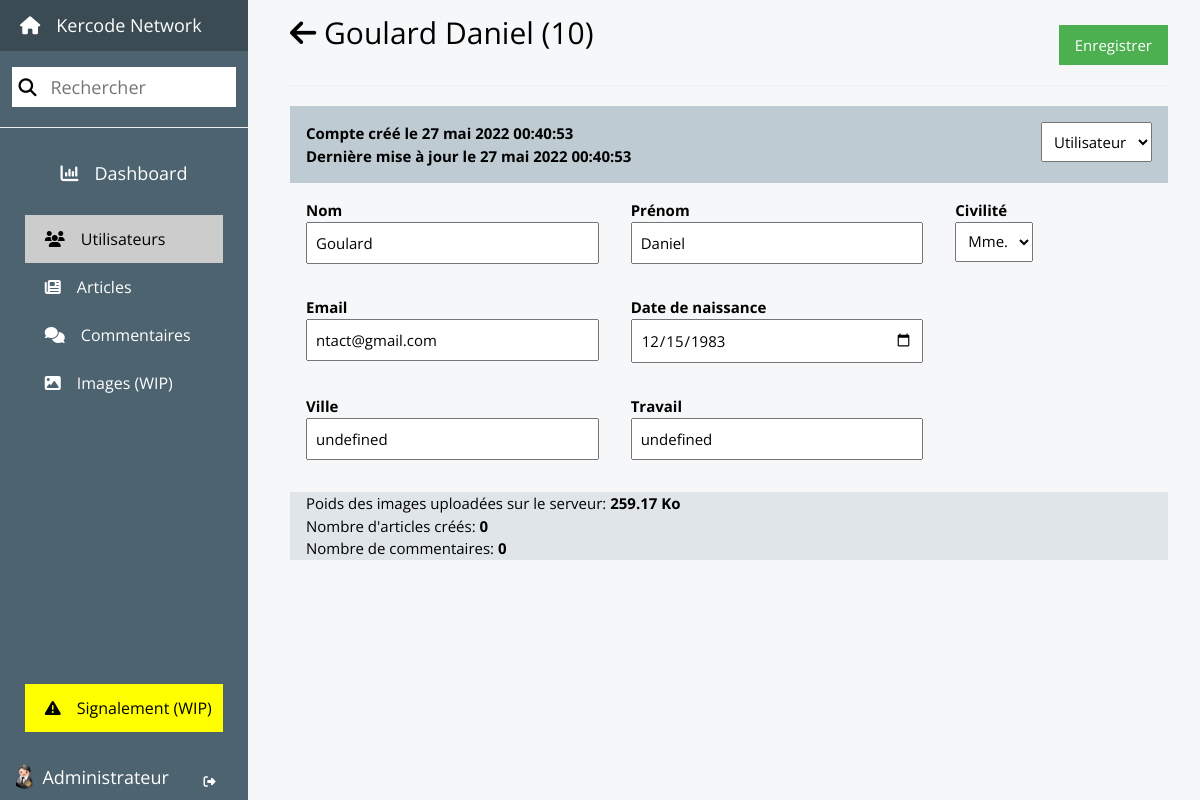
Screenshot of /indexadmin.php?action=useredit&id=10 (signed in) with the database file from the repository.
### tables this page shows
CREATE TABLE `user` (
  `id` int(11) NOT NULL AUTO_INCREMENT,
  `lastname` varchar(80) NOT NULL,
  `firstname` varchar(80) NOT NULL,
  `email` varchar(255) NOT NULL,
  `password` varchar(255) NOT NULL,
  `address` varchar(255) NOT NULL DEFAULT 'undefined',
  `job` varchar(120) NOT NULL DEFAULT 'undefined',
  `birthday_date` date NOT NULL,
  `gender` tinyint(1) NOT NULL DEFAULT '1' COMMENT '0 = woman; 1 = man',
  `image_profile` varchar(40) DEFAULT NULL COMMENT 'Nom de l''image de profil',
  `image_cover` varchar(40) DEFAULT NULL COMMENT 'Nom de l''image de couverture',
  `admin` tinyint(1) NOT NULL DEFAULT '0' COMMENT '1 = admin',
  `created_at` datetime NOT NULL DEFAULT CURRENT_TIMESTAMP,
  `updated_at` datetime NOT NULL DEFAULT CURRENT_TIMESTAMP ON UPDATE CURRENT_TIMESTAMP,
  PRIMARY KEY (`id`)
);

### app/Controllers/AdminController.php (called while the page is built, shortened)
<?php
class AdminController extends Controller
{
    public function editUser(int $userId, \Exception $e = null): void
    {
        $user = User::find($_SESSION['id']);
        $userToEdit = User::find($userId);
        include $this->viewAdmin('home');
    }
}

### app/Libs/ORM.php (called while the page is built, shortened)
<?php
abstract class ORM
{
    private static $pdo = null;
    private static function getTableName(string $calledClass): string
    {
        $table = explode("\\", $calledClass);
        return $table[array_key_last($table)];
    }
    protected static function connect(): \PDO
    {
        if (isset(self::$pdo)) {
            return self::$pdo;
        }
        $servername = "mysql:host=" . $_ENV['DB_HOST'] . ";port=" . $_ENV['DB_PORT'] . ";dbname=" . $_ENV['DB_NAME'] . ";charset=utf8";
        $username = $_ENV['DB_USERNAME'];
        $password = $_ENV['DB_PASSWORD'];
        self::$pdo = new \PDO($servername, $username, $password, array(\PDO::ATTR_ERRMODE => \PDO::ERRMODE_EXCEPTION));
        return self::$pdo;
    }
    public static function count(string $column, ?string $table = null): string
    {
        $table ? $child = $table : $child = self::getTableName(get_called_class());
        return "SELECT COUNT({$column}) FROM {$child}";
    }
    public static function where(array $columns): string
    {
        $query = " WHERE ";
        foreach($columns as $column) {
            $query .= $column . " = :" . $column . " AND ";
        }
        $query = substr($query, !strlen($query), -5);
        return $query;
    }
    public static function execute(string $query, bool $many = false, ?array $data = null): mixed
    {
        $pdo = self::connect();
        $req = $pdo->prepare($query);
        $req->execute($data);
        if ($many) {
            $objects = [];
            foreach ($req->fetchAll() as $result) {
                array_push(
                    $objects,
                    new $child($result)
                );
            }
            return $objects;
        } else {
            return new $child($req->fetch());
        }
    }
    public static function result(string $query, bool $many = false, ?array $data = null): mixed
    {
        $pdo = self::connect();
        $req = $pdo->prepare($query);
        $req->execute($data);
        return $many ? $req->fetchAll() : $req->fetch();
    }
}

### app/Models/User.php (called while the page is built, shortened)
<?php
class User extends Model
{
    private static array $data =
    ['User.id as id', 'firstname', 'lastname', 'email', 'address', 'job', 'birthday_date', 'gender', 'image_profile', 'image_cover', 'admin', 'User.created_at as created_at', 'User.updated_at as updated_at'];
    private int $id;
    private string $firstname;
    private string $lastname;
    private string $email;
    private string $job;
    private string $address;
    private string $birthdayDate;
    private int $gender;
    private ?string $profileImage;
    private bool $admin;
    private string $createdAt;
    private string $updatedAt;
    public static function find(int $id): self
    {
        $query = parent::select(self::$data) . parent::where(['id']);
        return parent::execute($query, false, ['id' => $id]);
    }
    protected function __construct(array $data)
    {
        $this->id = $data['id'];
        $this->firstname = $data['firstname'];
        $this->lastname = $data['lastname'];
        $this->email = $data['email'];
        $this->job = $data['job'];
        $this->address = $data['address'];
        $this->birthdayDate = $data['birthday_date'];
        $this->gender = $data['gender'];
        $this->profileImage = $data['image_profile'];
        $this->createdAt = $data['created_at'];
        $this->updatedAt = $data['updated_at'];
        $this->admin = $data['admin'];
    }
    public function __get(string $property): mixed
    {
        switch ($property) {
            case 'id':
                return $this->id;
            case 'firstname':
                return $this->firstname;
            case 'lastname':
                return $this->lastname;
            case 'email':
                return $this->email;
            case 'job':
                return $this->job;
            case 'address':
                return $this->address;
            case 'birthdayDate':
                return $this->birthdayDate;
            case 'gender':
                return $this->gender;
            case 'createdAt':
                return $this->createdAt;
            case 'updatedAt':
                return $this->updatedAt;
            case 'countArticles':
                return $this->countArticles();
            case 'countComments':
                return $this->countComments();
        }
    }
    public function getDirPath(): string
    {
        return $_ENV['PATHDIRUSER'] . $this->id;
    }
    public function isAdmin(): bool
    {
        return $this->admin;
    }
    public function getProfileImage(): string
    {
        isset($this->profileImage) ?
            $path = $this->getDirPath() . '/' . $this->profileImage :
            $path = "app/public/images/examples/img_avatar2.png";
        return $path;
    }
    private function countArticles(): int
    {
        $query = Article::count('id') . parent::where(['user_id']);
        $this->countArticles = parent::result($query, false, ['user_id' => $this->id])[0];
        return $this->countArticles;
    }
    private function countComments(): int
    {
        $query = Comment::count('id') . parent::where(['user_id']);
        $this->countComments = parent::result($query, false, ['user_id' => $this->id])[0];
        return $this->countComments;
    }
}

### app/Helpers/Helper.php (called while the page is built, shortened)
<?php
abstract class Helper
{
    public static function dateToFrench(string $date, string $format = "d F Y"): string
    {
        $englishMonths = array('January', 'February', 'March', 'April', 'May', 'June', 'July', 'August', 'September', 'October', 'November', 'December');
        $frenchMonths = array('janvier', 'février', 'mars', 'avril', 'mai', 'juin', 'juillet', 'août', 'septembre', 'octobre', 'novembre', 'décembre');
        return str_replace($englishMonths, $frenchMonths, date($format, strtotime($date)));
    }
    private static function folderSize($path): string
    {
        $totalSize = 0;
        $files = scandir($path);
        foreach ($files as $file) {
            if (is_dir(rtrim($path, '/') . '/' . $file)) {
                if ($file != "." && $file != "..") {
                    $size = self::folderSize(rtrim($path, '/') . '/' . $file);
                    $totalSize += $size;
                }
            } else {
                $size = filesize(rtrim($path, '/') . '/' . $file);
                $totalSize += $size;
            }
        }
        return $totalSize;
    }
    public static function formatSize($path) : string
    {
        $size = self::folderSize($path);
        $mod = 1024;
        $units = explode(" ", 'o Ko Mo Go To Po');
        for ($i = 0; $size > $mod; $i++) {
            $size /= $mod;
        }
        return round($size, 2) . ' ' . $units[$i];
    }
}

### app/views/back/modules/user_details.php (the view, shortened to what this page needs)
<div class="admin-content">
    <form action="indexadmin.php?action=usereditpost&id=<?= $userToEdit->__get('id'); ?>" id="user-edit" method="POST">
        <div class="flex flex-wrap">
            <h1>
                <a href="indexadmin.php?action=users"><i class="fa fa-arrow-left"></i></a>
                <?= $userToEdit->__get('lastname'); ?> <?= $userToEdit->__get('firstname'); ?> (<?= $userToEdit->__get('id'); ?>)
            </h1>
            <button type="submit" class="btn green right h40px bottom">Enregistrer</button>
        </div>
        <hr>
        <div class="theme-l3 flex">
            <p class="bold margin">
                Compte créé le <?= \Knetwork\Helpers\Helper::dateToFrench($userToEdit->__get('createdAt'), "d F Y H:i:s"); ?><br>
                Dernière mise à jour le <?= \Knetwork\Helpers\Helper::dateToFrench($userToEdit->__get('updatedAt'), "d F Y H:i:s"); ?>
            </p>
            <div class="right margin">
                <select name="role" id="role">
                    <option value="0" <?php if (!$userToEdit->isAdmin()) { echo 'selected'; } ?>>Utilisateur</option>
                </select>
            </div>
        </div>
        <div class="flex flex-wrap w100">
            <div class="col l4 m5 margin">
                <label for="lastname" class="">Nom</label>
                <input type="text" id="lastname" name="lastname" value="<?= $userToEdit->__get('lastname'); ?>" class="w100">
            </div>
            <div class="col l4 m5 margin">
                <label for="firstname">Prénom</label>
                <input type="text" id="firstname" name="firstname" value="<?= $userToEdit->__get('firstname'); ?>" class="w100">
            </div>
            <div class="col l1 m12 margin order-medium-1 order-small-1">
                <label for="gender">Civilité</label>
                <select name="gender" id="gender">
                    <option value="1" <?php if ($userToEdit->__get('gender') == 1) { echo 'selected'; } ?>>Mme.</option>
                </select>
            </div>
        </div>
        <div class="flex flex-wrap w100">
            <div class="col l4 m5 margin">
                <label for="email">Email</label>
                <input type="email" id="email" name="email" value="<?= $userToEdit->__get('email'); ?>" class="w100">
            </div>
            <div class="col l4 m5 margin">
                <label for="birthday">Date de naissance</label>
                <input type="date" id="birthday" name="birthday" value="<?= $userToEdit->__get('birthdayDate'); ?>" class="w100">
            </div>
        </div>
        <div class="flex flex-wrap w100">
            <div class="col l4 m5 margin">
                <label for="address">Ville</label>
                <input type="text" id="address" name="address" value="<?= $userToEdit->__get('address'); ?>" class="w100">
            </div>
            <div class="col l4 m5 margin">
                <label for="job">Travail</label>
                <input type="text" id="job" name="job" value="<?= $userToEdit->__get('job'); ?>" class="w100">
            </div>
        </div>
    </form>
    <div class="theme-l4">
        <p class="margin">
            Poids des images uploadées sur le serveur:
            <strong><?= \Knetwork\Helpers\Helper::formatSize($userToEdit->getDirPath()); ?></strong><br>
            Nombre d'articles créés: <strong><?= $userToEdit->__get('countArticles'); ?></strong><br>
            Nombre de commentaires: <strong><?= $userToEdit->__get('countComments'); ?></strong>
        </p>
    </div>
</div>

### app/views/back/modules/navbar.php (shortened to what this page needs)
<?php $page = $_GET['action'] ?? 'dashboard'; ?>
<nav class="">
    <ul class="navbar navbar-admin theme-d2 font-large">
        <li>
            <a href="index.php" class="theme-d4 padding-large" title="Voir le site">
                <i class="fa fa-home margin-right"></i>Kercode Network
            </a>
        </li>
        <li class="navbar-item margin-top-medium">
            <span><i class="fa fa-magnifying-glass icon-input"></i></span>
            <input type="search" placeholder="Rechercher">
        </li>
        <hr>
        <li class="navbar-item margin-bottom <?= $page == 'dashboard' ? 'selected' : '' ?>">
            <a href="indexadmin.php" class="padding-large center" title="Statistique du site">
                <i class="fa fa-chart-column margin-right"></i>Dashboard
            </a>
        </li>
        <li class="navbar-item navbar-subitem font-medium <?= $page == 'users' || $page == 'useredit' || $page == 'usereditpost' ? 'selected' : '' ?>">
            <a href="indexadmin.php?action=users" class="padding-large" title="Gestion des utilisateurs">
                <i class="fa fa-users margin-right"></i>Utilisateurs
            </a>
        </li>
        <li class="navbar-item navbar-subitem font-medium <?= $page == 'articles' || $page == 'articleedit' || $page == 'articleeditpost' ? 'selected' : '' ?>">
            <a href="indexadmin.php?action=articles" class="padding-large" title="Gestion des articles">
                <i class="fa fa-newspaper margin-right"></i>Articles
            </a>
        </li>
        <li class="navbar-item navbar-subitem font-medium <?= $page == 'comments' ? 'selected' : '' ?>">
            <a href="indexadmin.php?action=comments" class="padding-large" title="Gestion des commentaires">
                <i class="fa fa-comments margin-right"></i>Commentaires
            </a>
        </li>
        <li class="navbar-item navbar-subitem font-medium <?= $page == 'pictures' ? 'selected' : '' ?>">
            <a href="#" class="padding-large" title="Gestion des images">
                <i class="fa fa-image margin-right"></i>Images (WIP)
            </a>
        </li>
        <li class="navbar-item navbar-subitem font-medium yellow bottom <?= $page == 'report' ? 'selected' : '' ?>">
            <a href="#" class="padding-large" title="Voir tous les signalements">
                <i class="fa fa-triangle-exclamation margin-right"></i>Signalement (WIP)
            </a>
        </li>
        <li class="navbar-item margin-top">
            <div class="margin-right-small"><img src="<?= $user->getProfileImage(); ?>" alt="Profil" class="w25px h25 circle float-left fill"></div>
            <p class="no-margin"><?= $user->__get('firstname'); ?></p>
            <a href="index.php?action=disconnect" class="font-small right" style="width:min-content" title="Déconnexion"><i class="fa fa-right-from-bracket float-right"></i></a>
        </li>
    </ul>
</nav>

### rows the page displays
user: id+image_profile (picture), firstname "Administrateur"
user: lastname "Goulard", firstname "Daniel", id "10", created_at "27 mai 2022 00:40:53", updated_at+created_at "27 mai 2022 00:40:53", role "Utilisateur", gender "Mme.", email "ntact@gmail.com", birthday "12/15/1983", address "undefined", job "undefined", id "259.17 Ko"

### other values shown
$userToEdit->__get('countArticles') "0"
$userToEdit->__get('countComments') "0"
